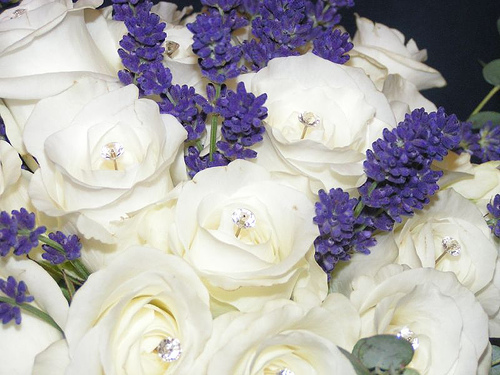
#> input picture test/174109630_3c544b8a2f.jpg, 500 x 375 px
$ python generate_raport.py --directory test --output out.png --red 5 --red-tolerance 5 --green 5 --green-tolerance 5 --blue 5 --blue-tolerance 5
#> lines starting #> are read from the running program, lines starting #| are printed output that depends on the picture; after the words box and inside, x2 and y2 are one past the last pixel; in counts of white or black regions, pixels touching at a corner belong together
import os
import argparse
from PIL import Image
import numpy as np
import cv2

arg_parser = argparse.ArgumentParser()
arg_parser.add_argument("-d", "--directory", required=True, help="Directory with images")
arg_parser.add_argument("-o", "--output", required=True, help="Filepath where result will saved")

arg_parser.add_argument("-r", "--red", type=int, required=True, help="Color red value")
arg_parser.add_argument("-rt", "--red-tolerance", type=int, required=True, help="Color red tolernace value")
arg_parser.add_argument("-g", "--green", type=int, required=True, help="Color green value")
arg_parser.add_argument("-gt", "--green-tolerance", type=int, required=True, help="Color green tolernace value")
arg_parser.add_argument("-b", "--blue", type=int, required=True, help="Color blue value")
arg_parser.add_argument("-bt", "--blue-tolerance", type=int, required=True, help="Color blue tolernace value")

arg_parser.add_argument("-i", "--interactive", type=bool, required=False, help="Color blue value")
args = arg_parser.parse_args()

def get_size(filename):
#> called with filename = 'test/174109630_3c544b8a2f.jpg'
    image = Image.open(filename)
#> image is the input picture: PIL image 500x375 RGB; mean R, G, B 177.4, 174.9, 174
    return image.size

def is_greyscale(img_path):
#> called with img_path = 'test/174109630_3c544b8a2f.jpg'
    img = Image.open(img_path).convert('RGB')
    w,h = img.size
#> w = 500; h = 375
    for i in range(w):
        for j in range(h):
            r,g,b = img.getpixel((i,j))
            if r != g != b: return False
    return True

def get_color_coverage(filename):
#> called with filename = 'test/174109630_3c544b8a2f.jpg'
    image = cv2.imread(filename)
#> image: shape (375, 500, 3)
    color = [args.red, args.green, args.blue]

    boundaries = [([color[2]-args.blue_tolerance, color[1]-args.green_tolerance, color[0]-args.red_tolerance],
                   [color[2]+args.blue_tolerance, color[1]+args.green_tolerance, color[0]+args.red_tolerance])]
    color_coverage = 0
    for (lower, upper) in boundaries:
        lower = np.array(lower, dtype=np.uint8)
        upper = np.array(upper, dtype=np.uint8)
        mask = cv2.inRange(image, lower, upper)
        output = cv2.bitwise_and(image, image, mask=mask)

        color_coverage = cv2.countNonZero(mask)/(image.size/3)
        if args.interactive:
            print('color pixel percentage:', np.round(color_coverage*100, 2))
            cv2.imshow("images", np.hstack([image, output]))
            cv2.waitKey(0)
#> this loop made 1 pass
#> color_coverage on pass 1: 4.8e-05
#> pass 1, in get_color_coverage, `mask = cv2.inRange(image, lower, upper)`:
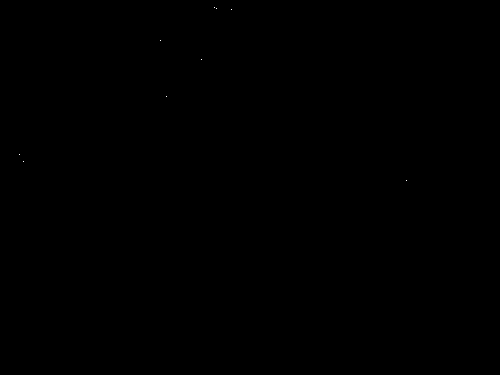
#> mask: shape (375, 500); 0% white in thin lines or dots, all inside (x1, y1, x2, y2) = (19, 7, 407, 181)
    return np.round(color_coverage*100, 2)

print("Start generating raport ...: " + args.output)

if not os.path.exists(os.path.dirname(args.output)):
    os.makedirs(args.output)

with open(args.output,"w+") as result:
    result.write("width,height,is_grayscale,color_coverage\n")
    for root, _, files in os.walk(args.directory):
        for file in files:
            if file.lower().endswith("jpg"):
                width, height = get_size(os.path.join(root, file))
                greyscale = is_greyscale(os.path.join(root, file))
                color_coverage = get_color_coverage(os.path.join(root, file))
                result.write("%s,%s,%s,%r,%d\n" % (os.path.join(root, file), width, height, greyscale, color_coverage))
print("Raport successfully generated!: " + args.output)
